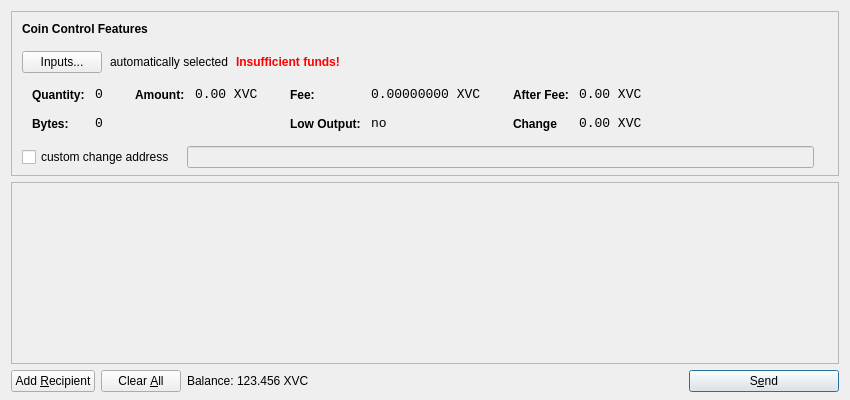
<?xml version="1.0" encoding="UTF-8"?>
<ui version="4.0">
 <class>SendCoinsDialog</class>
 <widget class="QDialog" name="SendCoinsDialog">
  <property name="geometry">
   <rect>
    <x>0</x>
    <y>0</y>
    <width>850</width>
    <height>400</height>
   </rect>
  </property>
  <property name="windowTitle">
   <string>Send Coins</string>
  </property>
  <layout class="QVBoxLayout" name="verticalLayout" stretch="0,1,0">
   <property name="bottomMargin">
    <number>8</number>
   </property>
   <item>
    <widget class="QFrame" name="frameCoinControl">
     <property name="sizePolicy">
      <sizepolicy hsizetype="Expanding" vsizetype="Expanding">
       <horstretch>0</horstretch>
       <verstretch>0</verstretch>
      </sizepolicy>
     </property>
     <property name="maximumSize">
      <size>
       <width>16777215</width>
       <height>16777215</height>
      </size>
     </property>
     <property name="frameShape">
      <enum>QFrame::StyledPanel</enum>
     </property>
     <property name="frameShadow">
      <enum>QFrame::Sunken</enum>
     </property>
     <layout class="QVBoxLayout" name="verticalLayoutCoinControl2">
      <property name="spacing">
       <number>-1</number>
      </property>
      <property name="leftMargin">
       <number>0</number>
      </property>
      <property name="topMargin">
       <number>0</number>
      </property>
      <property name="rightMargin">
       <number>0</number>
      </property>
      <property name="bottomMargin">
       <number>6</number>
      </property>
      <item>
       <layout class="QVBoxLayout" name="verticalLayoutCoinControl" stretch="0,0,0,0,1">
        <property name="spacing">
         <number>0</number>
        </property>
        <property name="leftMargin">
         <number>10</number>
        </property>
        <property name="topMargin">
         <number>10</number>
        </property>
        <item>
         <layout class="QHBoxLayout" name="horizontalLayoutCoinControl1">
          <property name="bottomMargin">
           <number>15</number>
          </property>
          <item>
           <widget class="QLabel" name="labelCoinControlFeatures">
            <property name="sizePolicy">
             <sizepolicy hsizetype="Preferred" vsizetype="Maximum">
              <horstretch>0</horstretch>
              <verstretch>0</verstretch>
             </sizepolicy>
            </property>
            <property name="font">
             <font>
              <weight>75</weight>
              <bold>true</bold>
             </font>
            </property>
            <property name="styleSheet">
             <string notr="true">font-weight:bold;</string>
            </property>
            <property name="text">
             <string>Coin Control Features</string>
            </property>
           </widget>
          </item>
         </layout>
        </item>
        <item>
         <layout class="QHBoxLayout" name="horizontalLayoutCoinControl2" stretch="0,0,0,0">
          <property name="spacing">
           <number>8</number>
          </property>
          <property name="bottomMargin">
           <number>10</number>
          </property>
          <item>
           <widget class="QPushButton" name="pushButtonCoinControl">
            <property name="styleSheet">
             <string notr="true"/>
            </property>
            <property name="text">
             <string>Inputs...</string>
            </property>
           </widget>
          </item>
          <item>
           <widget class="QLabel" name="labelCoinControlAutomaticallySelected">
            <property name="text">
             <string>automatically selected</string>
            </property>
            <property name="margin">
             <number>5</number>
            </property>
           </widget>
          </item>
          <item>
           <widget class="QLabel" name="labelCoinControlInsuffFunds">
            <property name="font">
             <font>
              <weight>75</weight>
              <bold>true</bold>
             </font>
            </property>
            <property name="styleSheet">
             <string notr="true">color:red;font-weight:bold;</string>
            </property>
            <property name="text">
             <string>Insufficient funds!</string>
            </property>
            <property name="margin">
             <number>5</number>
            </property>
           </widget>
          </item>
          <item>
           <spacer name="horizontalSpacerCoinControl">
            <property name="orientation">
             <enum>Qt::Horizontal</enum>
            </property>
            <property name="sizeHint" stdset="0">
             <size>
              <width>40</width>
              <height>1</height>
             </size>
            </property>
           </spacer>
          </item>
         </layout>
        </item>
        <item>
         <widget class="QWidget" name="widgetCoinControl" native="true">
          <property name="sizePolicy">
           <sizepolicy hsizetype="Preferred" vsizetype="Preferred">
            <horstretch>0</horstretch>
            <verstretch>0</verstretch>
           </sizepolicy>
          </property>
          <property name="minimumSize">
           <size>
            <width>0</width>
            <height>0</height>
           </size>
          </property>
          <property name="styleSheet">
           <string notr="true"/>
          </property>
          <layout class="QHBoxLayout" name="horizontalLayoutCoinControl5">
           <property name="margin">
            <number>0</number>
           </property>
           <item>
            <layout class="QHBoxLayout" name="horizontalLayoutCoinControl3" stretch="0,0,0,1">
             <property name="spacing">
              <number>20</number>
             </property>
             <property name="topMargin">
              <number>0</number>
             </property>
             <property name="bottomMargin">
              <number>10</number>
             </property>
             <item>
              <layout class="QFormLayout" name="formLayoutCoinControl1">
               <property name="horizontalSpacing">
                <number>10</number>
               </property>
               <property name="verticalSpacing">
                <number>14</number>
               </property>
               <property name="leftMargin">
                <number>10</number>
               </property>
               <property name="topMargin">
                <number>4</number>
               </property>
               <property name="rightMargin">
                <number>6</number>
               </property>
               <item row="0" column="0">
                <widget class="QLabel" name="labelCoinControlQuantityText">
                 <property name="styleSheet">
                  <string notr="true">font-weight:bold;</string>
                 </property>
                 <property name="text">
                  <string>Quantity:</string>
                 </property>
                 <property name="margin">
                  <number>0</number>
                 </property>
                </widget>
               </item>
               <item row="0" column="1">
                <widget class="QLabel" name="labelCoinControlQuantity">
                 <property name="font">
                  <font>
                   <family>Monospace</family>
                   <pointsize>10</pointsize>
                  </font>
                 </property>
                 <property name="cursor">
                  <cursorShape>IBeamCursor</cursorShape>
                 </property>
                 <property name="contextMenuPolicy">
                  <enum>Qt::ActionsContextMenu</enum>
                 </property>
                 <property name="text">
                  <string>0</string>
                 </property>
                 <property name="margin">
                  <number>0</number>
                 </property>
                 <property name="textInteractionFlags">
                  <set>Qt::LinksAccessibleByMouse|Qt::TextSelectableByKeyboard|Qt::TextSelectableByMouse</set>
                 </property>
                </widget>
               </item>
               <item row="1" column="0">
                <widget class="QLabel" name="labelCoinControlBytesText">
                 <property name="styleSheet">
                  <string notr="true">font-weight:bold;</string>
                 </property>
                 <property name="text">
                  <string>Bytes:</string>
                 </property>
                </widget>
               </item>
               <item row="1" column="1">
                <widget class="QLabel" name="labelCoinControlBytes">
                 <property name="font">
                  <font>
                   <family>Monospace</family>
                   <pointsize>10</pointsize>
                  </font>
                 </property>
                 <property name="cursor">
                  <cursorShape>IBeamCursor</cursorShape>
                 </property>
                 <property name="contextMenuPolicy">
                  <enum>Qt::ActionsContextMenu</enum>
                 </property>
                 <property name="text">
                  <string>0</string>
                 </property>
                 <property name="textInteractionFlags">
                  <set>Qt::LinksAccessibleByMouse|Qt::TextSelectableByKeyboard|Qt::TextSelectableByMouse</set>
                 </property>
                </widget>
               </item>
              </layout>
             </item>
             <item>
              <layout class="QFormLayout" name="formLayoutCoinControl2">
               <property name="horizontalSpacing">
                <number>10</number>
               </property>
               <property name="verticalSpacing">
                <number>14</number>
               </property>
               <property name="leftMargin">
                <number>6</number>
               </property>
               <property name="topMargin">
                <number>4</number>
               </property>
               <property name="rightMargin">
                <number>6</number>
               </property>
               <item row="0" column="0">
                <widget class="QLabel" name="labelCoinControlAmountText">
                 <property name="styleSheet">
                  <string notr="true">font-weight:bold;</string>
                 </property>
                 <property name="text">
                  <string>Amount:</string>
                 </property>
                 <property name="margin">
                  <number>0</number>
                 </property>
                </widget>
               </item>
               <item row="0" column="1">
                <widget class="QLabel" name="labelCoinControlAmount">
                 <property name="font">
                  <font>
                   <family>Monospace</family>
                   <pointsize>10</pointsize>
                  </font>
                 </property>
                 <property name="cursor">
                  <cursorShape>IBeamCursor</cursorShape>
                 </property>
                 <property name="contextMenuPolicy">
                  <enum>Qt::ActionsContextMenu</enum>
                 </property>
                 <property name="text">
                  <string notr="true">0.00 XVC</string>
                 </property>
                 <property name="textInteractionFlags">
                  <set>Qt::LinksAccessibleByMouse|Qt::TextSelectableByKeyboard|Qt::TextSelectableByMouse</set>
                 </property>
                </widget>
               </item>
              </layout>
             </item>
             <item>
              <layout class="QFormLayout" name="formLayoutCoinControl3">
               <property name="horizontalSpacing">
                <number>10</number>
               </property>
               <property name="verticalSpacing">
                <number>14</number>
               </property>
               <property name="leftMargin">
                <number>6</number>
               </property>
               <property name="topMargin">
                <number>4</number>
               </property>
               <property name="rightMargin">
                <number>6</number>
               </property>
               <item row="0" column="0">
                <widget class="QLabel" name="labelCoinControlFeeText">
                 <property name="styleSheet">
                  <string notr="true">font-weight:bold;</string>
                 </property>
                 <property name="text">
                  <string>Fee:</string>
                 </property>
                 <property name="margin">
                  <number>0</number>
                 </property>
                </widget>
               </item>
               <item row="0" column="1">
                <widget class="QLabel" name="labelCoinControlFee">
                 <property name="font">
                  <font>
                   <family>Monospace</family>
                   <pointsize>10</pointsize>
                  </font>
                 </property>
                 <property name="cursor">
                  <cursorShape>IBeamCursor</cursorShape>
                 </property>
                 <property name="contextMenuPolicy">
                  <enum>Qt::ActionsContextMenu</enum>
                 </property>
                 <property name="text">
                  <string notr="true">0.00000000 XVC</string>
                 </property>
                 <property name="textInteractionFlags">
                  <set>Qt::LinksAccessibleByMouse|Qt::TextSelectableByKeyboard|Qt::TextSelectableByMouse</set>
                 </property>
                </widget>
               </item>
               <item row="1" column="0">
                <widget class="QLabel" name="labelCoinControlLowOutputText">
                 <property name="styleSheet">
                  <string notr="true">font-weight:bold;</string>
                 </property>
                 <property name="text">
                  <string>Low Output:</string>
                 </property>
                </widget>
               </item>
               <item row="1" column="1">
                <widget class="QLabel" name="labelCoinControlLowOutput">
                 <property name="font">
                  <font>
                   <family>Monospace</family>
                   <pointsize>10</pointsize>
                  </font>
                 </property>
                 <property name="cursor">
                  <cursorShape>IBeamCursor</cursorShape>
                 </property>
                 <property name="contextMenuPolicy">
                  <enum>Qt::ActionsContextMenu</enum>
                 </property>
                 <property name="text">
                  <string>no</string>
                 </property>
                 <property name="textInteractionFlags">
                  <set>Qt::LinksAccessibleByMouse|Qt::TextSelectableByKeyboard|Qt::TextSelectableByMouse</set>
                 </property>
                </widget>
               </item>
              </layout>
             </item>
             <item>
              <layout class="QFormLayout" name="formLayoutCoinControl4">
               <property name="horizontalSpacing">
                <number>10</number>
               </property>
               <property name="verticalSpacing">
                <number>14</number>
               </property>
               <property name="leftMargin">
                <number>6</number>
               </property>
               <property name="topMargin">
                <number>4</number>
               </property>
               <property name="rightMargin">
                <number>6</number>
               </property>
               <item row="0" column="0">
                <widget class="QLabel" name="labelCoinControlAfterFeeText">
                 <property name="styleSheet">
                  <string notr="true">font-weight:bold;</string>
                 </property>
                 <property name="text">
                  <string>After Fee:</string>
                 </property>
                 <property name="margin">
                  <number>0</number>
                 </property>
                </widget>
               </item>
               <item row="0" column="1">
                <widget class="QLabel" name="labelCoinControlAfterFee">
                 <property name="font">
                  <font>
                   <family>Monospace</family>
                   <pointsize>10</pointsize>
                  </font>
                 </property>
                 <property name="cursor">
                  <cursorShape>IBeamCursor</cursorShape>
                 </property>
                 <property name="contextMenuPolicy">
                  <enum>Qt::ActionsContextMenu</enum>
                 </property>
                 <property name="text">
                  <string notr="true">0.00 XVC</string>
                 </property>
                 <property name="textInteractionFlags">
                  <set>Qt::LinksAccessibleByMouse|Qt::TextSelectableByKeyboard|Qt::TextSelectableByMouse</set>
                 </property>
                </widget>
               </item>
               <item row="1" column="0">
                <widget class="QLabel" name="labelCoinControlChangeText">
                 <property name="styleSheet">
                  <string notr="true">font-weight:bold;</string>
                 </property>
                 <property name="text">
                  <string>Change</string>
                 </property>
                </widget>
               </item>
               <item row="1" column="1">
                <widget class="QLabel" name="labelCoinControlChange">
                 <property name="font">
                  <font>
                   <family>Monospace</family>
                   <pointsize>10</pointsize>
                  </font>
                 </property>
                 <property name="cursor">
                  <cursorShape>IBeamCursor</cursorShape>
                 </property>
                 <property name="contextMenuPolicy">
                  <enum>Qt::ActionsContextMenu</enum>
                 </property>
                 <property name="text">
                  <string notr="true">0.00 XVC</string>
                 </property>
                 <property name="textInteractionFlags">
                  <set>Qt::LinksAccessibleByMouse|Qt::TextSelectableByKeyboard|Qt::TextSelectableByMouse</set>
                 </property>
                </widget>
               </item>
              </layout>
             </item>
            </layout>
           </item>
          </layout>
         </widget>
        </item>
        <item>
         <layout class="QHBoxLayout" name="horizontalLayoutCoinControl4" stretch="0,0,0">
          <property name="spacing">
           <number>12</number>
          </property>
          <property name="sizeConstraint">
           <enum>QLayout::SetDefaultConstraint</enum>
          </property>
          <property name="topMargin">
           <number>5</number>
          </property>
          <property name="rightMargin">
           <number>5</number>
          </property>
          <item>
           <widget class="QCheckBox" name="checkBoxCoinControlChange">
            <property name="text">
             <string>custom change address</string>
            </property>
           </widget>
          </item>
          <item>
           <widget class="QLineEdit" name="lineEditCoinControlChange">
            <property name="enabled">
             <bool>false</bool>
            </property>
            <property name="sizePolicy">
             <sizepolicy hsizetype="Expanding" vsizetype="Fixed">
              <horstretch>0</horstretch>
              <verstretch>0</verstretch>
             </sizepolicy>
            </property>
           </widget>
          </item>
          <item>
           <widget class="QLabel" name="labelCoinControlChangeLabel">
            <property name="sizePolicy">
             <sizepolicy hsizetype="Preferred" vsizetype="Expanding">
              <horstretch>0</horstretch>
              <verstretch>0</verstretch>
             </sizepolicy>
            </property>
            <property name="minimumSize">
             <size>
              <width>0</width>
              <height>0</height>
             </size>
            </property>
            <property name="text">
             <string/>
            </property>
            <property name="margin">
             <number>3</number>
            </property>
           </widget>
          </item>
         </layout>
        </item>
        <item>
         <spacer name="verticalSpacerCoinControl">
          <property name="orientation">
           <enum>Qt::Vertical</enum>
          </property>
          <property name="sizeHint" stdset="0">
           <size>
            <width>800</width>
            <height>1</height>
           </size>
          </property>
         </spacer>
        </item>
       </layout>
      </item>
     </layout>
    </widget>
   </item>
   <item>
    <widget class="QScrollArea" name="scrollArea">
     <property name="widgetResizable">
      <bool>true</bool>
     </property>
     <widget class="QWidget" name="scrollAreaWidgetContents">
      <property name="geometry">
       <rect>
        <x>0</x>
        <y>0</y>
        <width>830</width>
        <height>165</height>
       </rect>
      </property>
      <layout class="QVBoxLayout" name="verticalLayout_2">
       <property name="margin">
        <number>0</number>
       </property>
       <item>
        <layout class="QVBoxLayout" name="entries">
         <property name="spacing">
          <number>6</number>
         </property>
        </layout>
       </item>
       <item>
        <spacer name="verticalSpacer">
         <property name="orientation">
          <enum>Qt::Vertical</enum>
         </property>
         <property name="sizeHint" stdset="0">
          <size>
           <width>20</width>
           <height>40</height>
          </size>
         </property>
        </spacer>
       </item>
      </layout>
     </widget>
    </widget>
   </item>
   <item>
    <layout class="QHBoxLayout" name="horizontalLayout">
     <item>
      <widget class="QPushButton" name="addButton">
       <property name="toolTip">
        <string>Send to multiple recipients at once</string>
       </property>
       <property name="text">
        <string>Add &amp;Recipient</string>
       </property>
       <property name="autoDefault">
        <bool>false</bool>
       </property>
      </widget>
     </item>
     <item>
      <widget class="QPushButton" name="clearButton">
       <property name="sizePolicy">
        <sizepolicy hsizetype="Minimum" vsizetype="Fixed">
         <horstretch>0</horstretch>
         <verstretch>0</verstretch>
        </sizepolicy>
       </property>
       <property name="toolTip">
        <string>Remove all transaction fields</string>
       </property>
       <property name="text">
        <string>Clear &amp;All</string>
       </property>
       <property name="autoRepeatDelay">
        <number>300</number>
       </property>
       <property name="autoDefault">
        <bool>false</bool>
       </property>
      </widget>
     </item>
     <item>
      <layout class="QHBoxLayout" name="horizontalLayout_2">
       <property name="spacing">
        <number>3</number>
       </property>
       <item>
        <widget class="QLabel" name="label">
         <property name="sizePolicy">
          <sizepolicy hsizetype="Preferred" vsizetype="Fixed">
           <horstretch>0</horstretch>
           <verstretch>0</verstretch>
          </sizepolicy>
         </property>
         <property name="text">
          <string>Balance:</string>
         </property>
        </widget>
       </item>
       <item>
        <widget class="QLabel" name="labelBalance">
         <property name="sizePolicy">
          <sizepolicy hsizetype="Preferred" vsizetype="Fixed">
           <horstretch>0</horstretch>
           <verstretch>0</verstretch>
          </sizepolicy>
         </property>
         <property name="cursor">
          <cursorShape>IBeamCursor</cursorShape>
         </property>
         <property name="text">
          <string notr="true">123.456 XVC</string>
         </property>
         <property name="textInteractionFlags">
          <set>Qt::LinksAccessibleByMouse|Qt::TextSelectableByKeyboard|Qt::TextSelectableByMouse</set>
         </property>
        </widget>
       </item>
      </layout>
     </item>
     <item>
      <spacer name="horizontalSpacer">
       <property name="orientation">
        <enum>Qt::Horizontal</enum>
       </property>
       <property name="sizeHint" stdset="0">
        <size>
         <width>40</width>
         <height>20</height>
        </size>
       </property>
      </spacer>
     </item>
     <item>
      <widget class="QPushButton" name="sendButton">
       <property name="minimumSize">
        <size>
         <width>150</width>
         <height>0</height>
        </size>
       </property>
       <property name="toolTip">
        <string>Confirm the send action</string>
       </property>
       <property name="text">
        <string>S&amp;end</string>
       </property>
       <property name="icon">
        <iconset resource="../vanillacash.qrc">
         <normaloff>:/icons/send</normaloff>:/icons/send</iconset>
       </property>
       <property name="default">
        <bool>true</bool>
       </property>
      </widget>
     </item>
    </layout>
   </item>
  </layout>
 </widget>
 <resources>
  <include location="../vanillacash.qrc"/>
 </resources>
 <connections/>
</ui>
